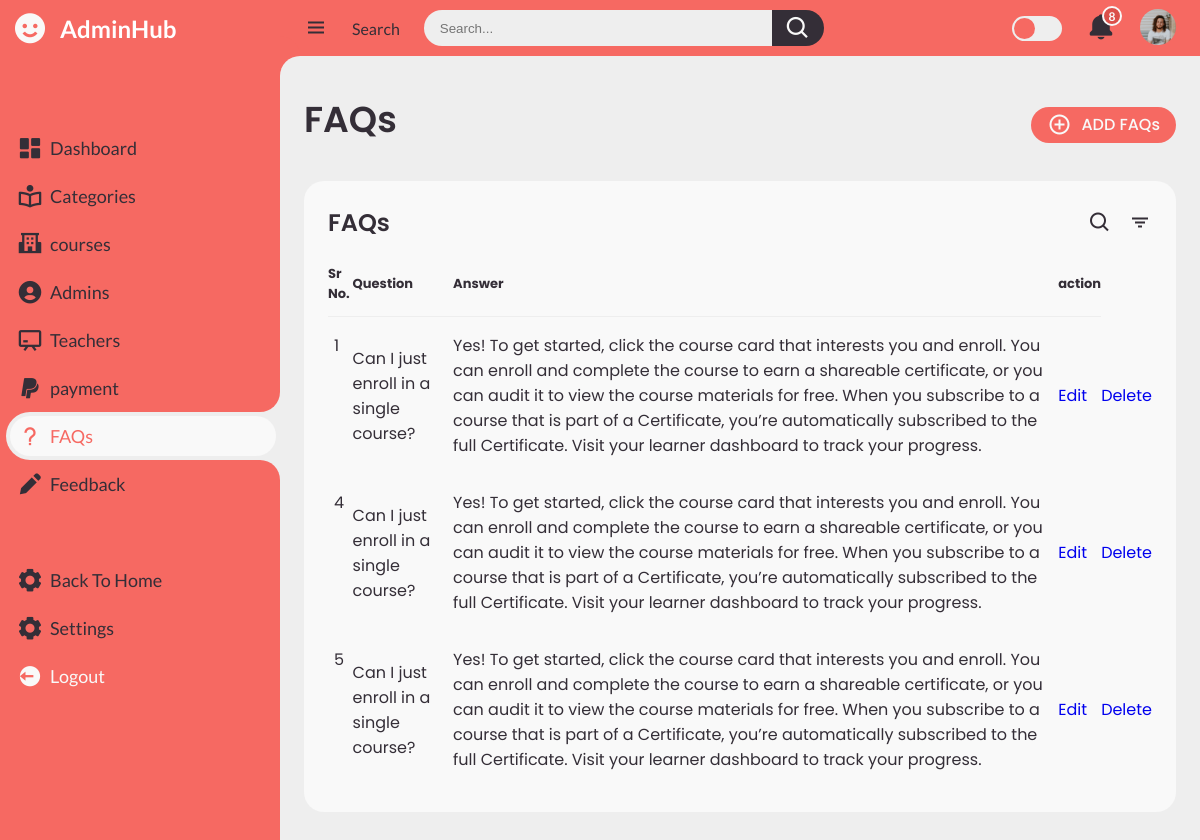
The app's page /adminpanel/faqs/faqs.php (signed in) with its own data.
### tables this page shows
CREATE TABLE `faqs` (
  `id` int(11) NOT NULL,
  `que` text DEFAULT NULL,
  `ans` text DEFAULT NULL
);

### adminpanel/faqs/faqs.php (the view, shortened to what this page needs)
<?php
	if(isset($_SESSION['login']) && $_SESSION['login'] == true){
	require('../config.php');
?>
<!DOCTYPE html>
<html lang="en">
<head>
	<link href='https://unpkg.com/boxicons@2.0.9/css/boxicons.min.css' rel='stylesheet'>
	<link rel="stylesheet" href="../../css/admin.css">
</head>
<body>
	<section id="sidebar">
		<a href="#" class="brand">
			<i class='bx bxs-smile'></i>
			<span class="text" style="color:white; ">AdminHub</span>
		</a>
		<ul class="side-menu top">
			<li>
				<a href="..\admin.php">
					<i class='bx bxs-dashboard' ></i>
					<span class="text">Dashboard</span>
				</a>
			</li>
			<li>
				<a href="..\category\category.php">
					<i class='bx bx-book-reader' ></i>
					<span class="text">Categories</span>
				</a>
			</li>
			<li>
				<a href="..\courses\courses.php">
					<i class='bx bxs-school'></i>
					<span class="text">courses</span>
				</a>
			</li>
			<li>
				<a href="..\admins\admins.php">
					<i class='bx bxs-user-circle'></i>
					<span class="text">Admins</span>
				</a>
			</li>
			<li>
				<a href="..\teachers\teachers.php">
					<i class='bx bx-chalkboard'></i>
					<span class="text">Teachers</span>
				</a>
			</li>
			<li>
				<a href="..\payment\payment.html">
					<i class='bx bxl-paypal'></i>
					<span class="text">payment</span>
				</a>
			</li>
			<li class="active">
				<a href="..\faqs\faqs.php">
					<i class='bx bx-question-mark'></i>
					<span class="text">FAQs</span>
				</a>
			</li>
			<li>
				<a href="..\feedback\feedback.php">
					<i class='bx bxs-pencil'></i>
					<span class="text">Feedback</span>
				</a>
			</li>
		</ul>
		<ul class="side-menu">
			<li>
				<a href="../../index.php">
					<i class='bx bxs-cog' ></i>
					<span class="text">Back To Home</span>
				</a>
			</li>
			<li>
				<a href="#">
					<i class='bx bxs-cog' ></i>
					<span class="text">Settings</span>
				</a>
			</li>
			<li>
				<a href="../../logout.php" class="logout">
					<i class='bx bxs-log-out-circle' ></i>
					<span class="text">Logout</span>
				</a>
			</li>
		</ul>
	</section>
	<section id="content">
		<nav>
			<i class='bx bx-menu' ></i>
			<a href="#" class="nav-link">Search</a>
			<form action="#">
				<div class="form-input">
					<input type="search" placeholder="Search...">
					<button type="submit" class="search-btn"><i class='bx bx-search' ></i></button>
				</div>
			</form>
			<label for="switch-mode" class="switch-mode"></label>
			<a href="#" class="notification">
				<i class='bx bxs-bell' ></i>
				<span class="num">8</span>
			</a>
			<a href="#" class="profile">
				<img src="..\img/people.png">
			</a>
		</nav>
		<main>
			<div class="head-title">
				<div class="left">
					<h1>FAQs</h1>
				</div>
				<a href="..\faqs\addfaqs.php" class="btn-download">
                    <i class='bx bx-plus-circle'></i>
					<span class="text">ADD FAQs</span>
				</a>
			</div>
			<div class="table-data">
				<div class="order">
					<div class="head">
						<h3>FAQs</h3>
						<i class='bx bx-search' ></i>
						<i class='bx bx-filter' ></i>
					</div>
					<table>
						<thead>
							<tr>
								<th>Sr No.</th>
								<th>Question</th>
								<th>Answer</th>
                                <th>action</th>
							</tr>
						</thead>
						<tbody>
							<?php
								$result = mysqli_query($db, "SELECT * FROM `faqs`");
								if(!$result){
									die("Invalid Query !!!". mysqli_connect_error());
								}
								else{
									while($row = mysqli_fetch_assoc($result)){
										echo "
										<tr>
											<td>$row[id]</td>
											<td>$row[que]</td>
											<td>$row[ans]</td>
											<td><a href='./editfaqs.php?id=$row[id]' class='edit'>Edit</a></td>
											<td><a href='./delete.php?id=$row[id]' class='delete'>Delete</a></td>
										</tr>
										";
									}
								}
							?>
						</tbody>
					</table>
				</div>
			</div>
		</main>
	</section>
</body>
</html>
<?php
	}
	else{
		header("Location: ../../login.php");
	}
?>

### records on screen
faqs: id "1", que "Can I just enroll in a single course?", ans "Yes! To get started, click the course card that interests you and enroll. You can enroll and complete the course to earn a shareable certificate, or you can audit it to view the course materials for free. When you subscribe to a course that is part of a Certificate, you’re automatically subscribed to the full Certificate. Visit your learner dashboard to track your progress."
faqs: id "4", que "Can I just enroll in a single course?", ans "Yes! To get started, click the course card that interests you and enroll. You can enroll and complete the course to earn a shareable certificate, or you can audit it to view the course materials for free. When you subscribe to a course that is part of a Certificate, you’re automatically subscribed to the full Certificate. Visit your learner dashboard to track your progress."
faqs: id "5", que "Can I just enroll in a single course?", ans "Yes! To get started, click the course card that interests you and enroll. You can enroll and complete the course to earn a shareable certificate, or you can audit it to view the course materials for free. When you subscribe to a course that is part of a Certificate, you’re automatically subscribed to the full Certificate. Visit your learner dashboard to track your progress."
